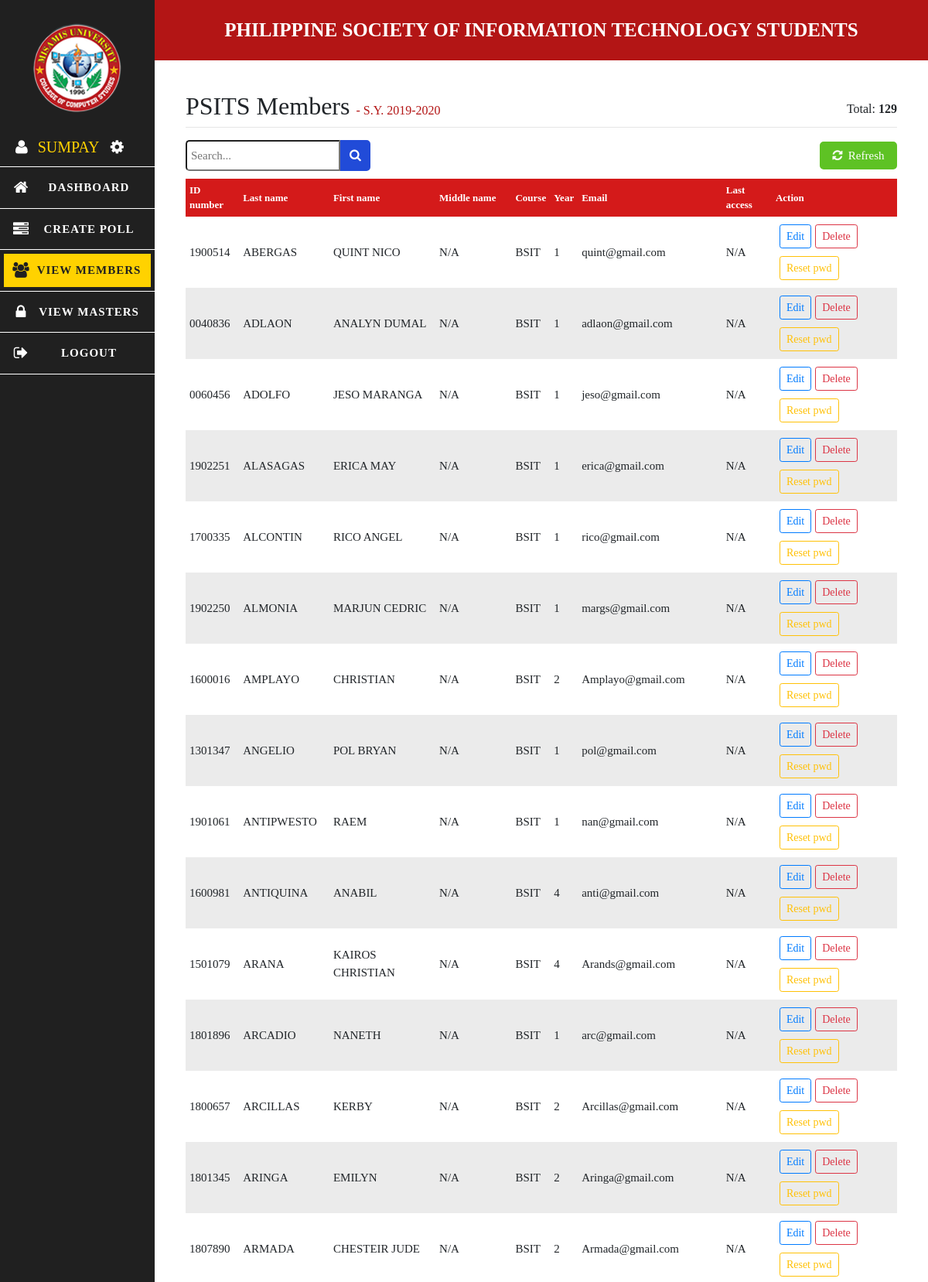
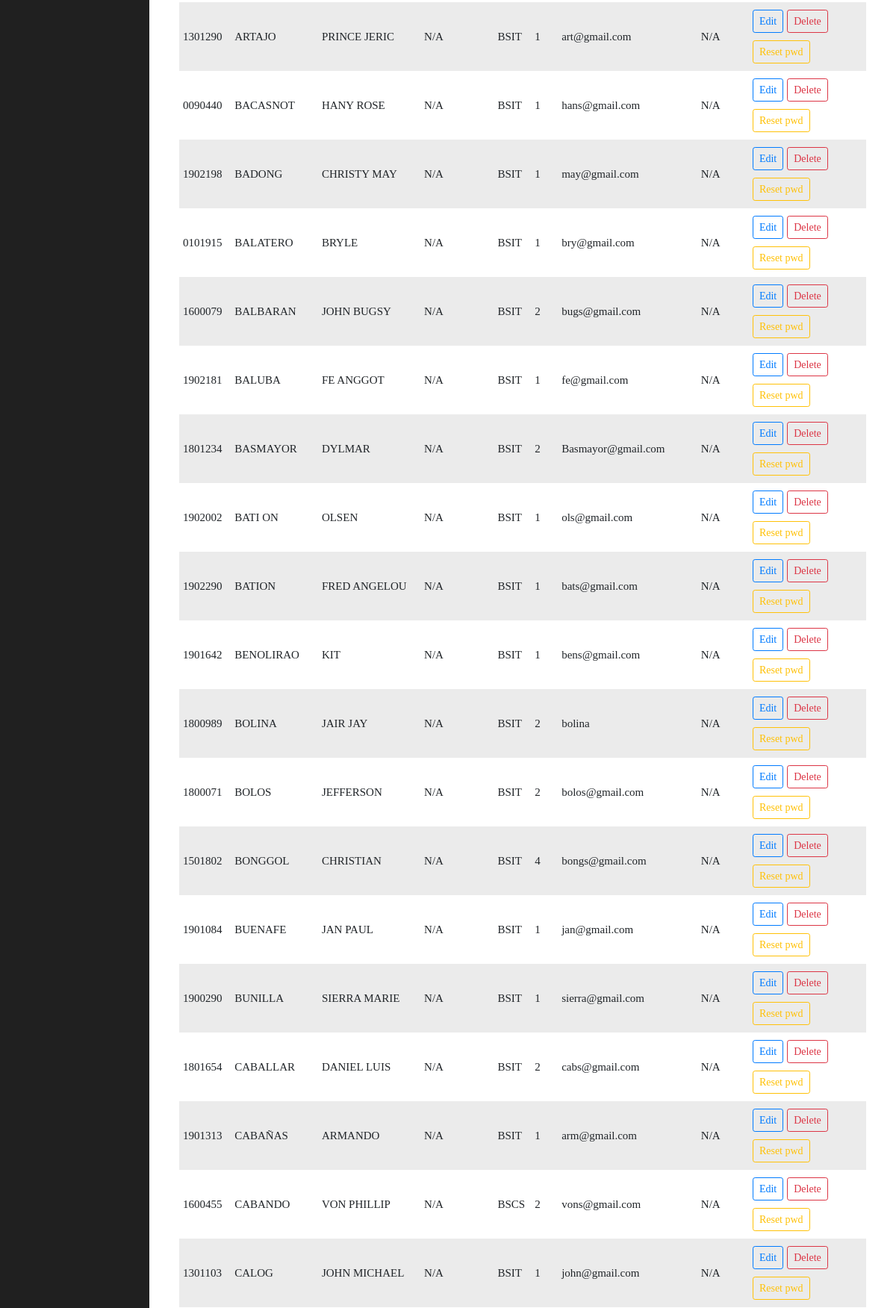
Screenshot of /master/viewmembers.php (signed in, upper part) with the database file from the repository (2 pictures, top to bottom).
### tables this page shows
CREATE TABLE `member` (
  `idnum` varchar(7) NOT NULL,
  `lastname` varchar(30) NOT NULL,
  `firstname` varchar(50) NOT NULL,
  `midname` varchar(30) DEFAULT NULL,
  `course_id` int(1) NOT NULL,
  `year` int(1) NOT NULL,
  `email` varchar(50) NOT NULL,
  `last_access` date DEFAULT NULL,
  `password` varchar(100) DEFAULT NULL
);

CREATE TABLE `course` (
  `id` int(1) NOT NULL,
  `course_name` varchar(4) NOT NULL
);

### master/viewmembers.php (the view, shortened to what this page needs)
<!DOCTYPE html>
<html lang="en">
<head>
    <link rel="stylesheet" href="../css/main.css" />
    <link rel="stylesheet" href="../css/mobile.css" />
    <link rel="stylesheet" href="../css/styles-masters/css-viewmembers.css" />
    <link rel="stylesheet" href="../css/styles-masters/mobile/mob-viewmembers.css" />
    <link rel="stylesheet" href="../css/styles-masters/css-modal.css" />
    <link rel="stylesheet" href="../css/bootstrap.min.css" />
    <link rel="stylesheet" href="../css/font-awesome.css" />
</head>
<body>
    <?php require_once '../includes/master-dashboard.inc.php' ?>
        <div class="content">
            <div class='title'>
                <h2>PSITS Members <small>- S.Y. 2019-2020</small></h2>
                <div class='total'>Total<?php
                        require_once 'PHP/dbh.inc.php';
                        $sql = "SELECT idnum, lastname, firstname, midname, course_name, year, email, last_access FROM member INNER JOIN course ON member.course_id = course.id ORDER BY lastname";
                        $result = mysqli_query($con, $sql) or die("Unable to display data. Error: ".mysqli_error($con));
                        $count = mysqli_num_rows($result);
                        echo ": <b>$count</b>";
                    ?></div>
            </div>
            <hr />
            <div class='topbar'>
                <div class='search-field'>
                    <form action="PHP/master-search.php">
                        <input type="text" name='search-item' id='search-item' placeholder='Search...' <?php
                        ?>/>
                        <button type="submit" name='search'><i class='fa fa-search'></i></button>
                    </form>
                </div>
                <form class='topbar-inner' action='viewmembers.php'>
                    <button type="submit" name='submit' id='f5'><i class='fa fa-refresh'></i> &nbspRefresh</button>
                </form>
            </div>
            <div class="tab">
            <table>
                <tr style='background: #d41a1a !important; color: #fff;'>
                    <th>ID number</th>
                    <th>Last name</th>
                    <th>First name</th>
                    <th>Middle name</th>
                    <th>Course</th>
                    <th>Year</th>
                    <th>Email</th>
                    <th>Last access</th>
                    <th>Action</th>
                </tr>
                <?php
                    while($row = mysqli_fetch_assoc($result)) {
                        echo "<tr>";
                            echo "<td>".$row['idnum']."</td>";
                            echo "<td>".$row['lastname']."</td>";
                            echo "<td>".$row['firstname']."</td>";
                            if(empty($row['midname'])) {
                                echo "<td>N/A</td>";
                            } else {
                                echo "<td>".$row['midname']."</td>";
                            }
                            echo "<td>".$row['course_name']."</td>";
                            echo "<td>".$row['year']."</td>";
                            echo "<td>".$row['email']."</td>";
                            if(empty($row['last_access'])) {
                                echo "<td>N/A</td>";
                            } else {
                                echo "<td>".$row['last_access']."</td>";
                            }
                            echo "<td><a class='btn btn-sm btn-outline-primary table-btn' href='viewmembers.php?editid=".$row['idnum']."'>Edit</a><a class='btn btn-sm btn-outline-danger table-btn' href='PHP/deletemember.php?idnum=".$row['idnum']."'>Delete</a><a class='btn btn-sm btn-outline-warning table-btn' href='PHP/changepass.php?idnum=".$row['idnum']."'>Reset pwd</a></td>";
                        echo "</tr>";
                    }
                ?>
            </table>
            </div>
</body>
</html>

### css/main.css (style rules this page uses)
*, html { padding: 0; margin: auto; font-family: Tahoma; }
body { width: 100%; display: inline-block; scroll-behavior: smooth; }
a { text-decoration: none !important; }
.content { padding: 50px; }

### css/mobile.css (style rules this page uses)
@media only screen and (min-width: 912px) { body { display: grid !important; grid-template-columns: 200px auto; } }

### css/styles-masters/css-viewmembers.css (style rules this page uses)
.content { padding: 20px; }
h2 { font-size: 26px; margin-left: 0; }
h2 small { display: none; }
hr { margin-top: 0 !important; }
h2 small { font-size: 16px; color: #b31515; }
.title { display: grid; grid-template-columns: 1fr; }
.total { margin-right: 0; font-weight: 400; display: none; }
.topbar { display: grid; grid-template-columns: 1fr; }
#f5 { width: 100px; padding: 5px 0; font-size: 15px; cursor: pointer; border: 2px rgb(94, 194, 36) solid; background: rgb(94, 194, 36); color: #fff; border-radius: 5px; transition: .2s ease-in-out; justify-self: center; margin: 15px; }
.search-field { margin-left: 0; }
#search-item { font-size: 15px; padding: 5px; border-top-left-radius: 5px; border-bottom-left-radius: 5px; }
#search-item { width: 200px; }
.search-field form { padding: 0; display: grid; grid-template-columns: 200px auto; }
.search-field form button { padding: 6px 10px; cursor: pointer; border: 2px rgb(33, 75, 216) solid; background: rgb(33, 75, 216); color: #fff; border-top-right-radius: 5px; border-bottom-right-radius: 5px; transition: .2s ease-in-out; }
.tab { overflow: scroll; }
table { width: 100%; margin-top: 10px; font-size: 15px; margin-bottom: 40px; }
table th { font-size: 13px; }
table tr td, table tr th { padding: 5px; text-align: left; }
tr:nth-child(odd) { background: rgb(235, 235, 235); }
.table-btn { font-size: 12px; margin: 5px; margin-right: 0 !important; padding: 5px; }

### rows the page displays
member: idnum "1900514", lastname "ABERGAS", firstname "QUINT NICO", midname "N/A", course.course_name "BSIT", year "1", email "quint@gmail.com"
member: idnum "0040836", lastname "ADLAON", firstname "ANALYN DUMAL", midname "N/A", course.course_name "BSIT", year "1", email "adlaon@gmail.com"
member: idnum "0060456", lastname "ADOLFO", firstname "JESO MARANGA", midname "N/A", course.course_name "BSIT", year "1", email "jeso@gmail.com"
member: idnum "1902251", lastname "ALASAGAS", firstname "ERICA MAY", midname "N/A", course.course_name "BSIT", year "1", email "erica@gmail.com"
member: idnum "1700335", lastname "ALCONTIN", firstname "RICO ANGEL", midname "N/A", course.course_name "BSIT", year "1", email "rico@gmail.com"
member: idnum "1902250", lastname "ALMONIA", firstname "MARJUN CEDRIC", midname "N/A", course.course_name "BSIT", year "1", email "margs@gmail.com"
member: idnum "1600016", lastname "AMPLAYO", firstname "CHRISTIAN", midname "N/A", course.course_name "BSIT", year "2", email "Amplayo@gmail.com"
member: idnum "1301347", lastname "ANGELIO", firstname "POL BRYAN", midname "N/A", course.course_name "BSIT", year "1", email "pol@gmail.com"
member: idnum "1901061", lastname "ANTIPWESTO", firstname "RAEM", midname "N/A", course.course_name "BSIT", year "1", email "nan@gmail.com"
member: idnum "1600981", lastname "ANTIQUINA", firstname "ANABIL", midname "N/A", course.course_name "BSIT", year "4", email "anti@gmail.com"
member: idnum "1501079", lastname "ARANA", firstname "KAIROS CHRISTIAN", midname "N/A", course.course_name "BSIT", year "4", email "Arands@gmail.com"
member: idnum "1801896", lastname "ARCADIO", firstname "NANETH", midname "N/A", course.course_name "BSIT", year "1", email "arc@gmail.com"
member: idnum "1800657", lastname "ARCILLAS", firstname "KERBY", midname "N/A", course.course_name "BSIT", year "2", email "Arcillas@gmail.com"
member: idnum "1801345", lastname "ARINGA", firstname "EMILYN", midname "N/A", course.course_name "BSIT", year "2", email "Aringa@gmail.com"
member: idnum "1807890", lastname "ARMADA", firstname "CHESTEIR JUDE", midname "N/A", course.course_name "BSIT", year "2", email "Armada@gmail.com"
member: idnum "1301290", lastname "ARTAJO", firstname "PRINCE JERIC", midname "N/A", course.course_name "BSIT", year "1", email "art@gmail.com"
member: idnum "0090440", lastname "BACASNOT", firstname "HANY ROSE", midname "N/A", course.course_name "BSIT", year "1", email "hans@gmail.com"
member: idnum "1902198", lastname "BADONG", firstname "CHRISTY MAY", midname "N/A", course.course_name "BSIT", year "1", email "may@gmail.com"
member: idnum "0101915", lastname "BALATERO", firstname "BRYLE", midname "N/A", course.course_name "BSIT", year "1", email "bry@gmail.com"
member: idnum "1600079", lastname "BALBARAN", firstname "JOHN BUGSY", midname "N/A", course.course_name "BSIT", year "2", email "bugs@gmail.com"
member: idnum "1902181", lastname "BALUBA", firstname "FE ANGGOT", midname "N/A", course.course_name "BSIT", year "1", email "fe@gmail.com"
member: idnum "1801234", lastname "BASMAYOR", firstname "DYLMAR", midname "N/A", course.course_name "BSIT", year "2", email "Basmayor@gmail.com"
member: idnum "1902002", lastname "BATI ON", firstname "OLSEN", midname "N/A", course.course_name "BSIT", year "1", email "ols@gmail.com"
member: idnum "1902290", lastname "BATION", firstname "FRED ANGELOU", midname "N/A", course.course_name "BSIT", year "1", email "bats@gmail.com"
member: idnum "1901642", lastname "BENOLIRAO", firstname "KIT", midname "N/A", course.course_name "BSIT", year "1", email "bens@gmail.com"
member: idnum "1800989", lastname "BOLINA", firstname "JAIR JAY", midname "N/A", course.course_name "BSIT", year "2", email "bolina"
member: idnum "1800071", lastname "BOLOS", firstname "JEFFERSON", midname "N/A", course.course_name "BSIT", year "2", email "bolos@gmail.com"
member: idnum "1501802", lastname "BONGGOL", firstname "CHRISTIAN", midname "N/A", course.course_name "BSIT", year "4", email "bongs@gmail.com"
member: idnum "1901084", lastname "BUENAFE", firstname "JAN PAUL", midname "N/A", course.course_name "BSIT", year "1", email "jan@gmail.com"
member: idnum "1900290", lastname "BUNILLA", firstname "SIERRA MARIE", midname "N/A", course.course_name "BSIT", year "1", email "sierra@gmail.com"
member: idnum "1801654", lastname "CABALLAR", firstname "DANIEL LUIS", midname "N/A", course.course_name "BSIT", year "2", email "cabs@gmail.com"
member: idnum "1901313", lastname "CABAÑAS", firstname "ARMANDO", midname "N/A", course.course_name "BSIT", year "1", email "arm@gmail.com"
member: idnum "1600455", lastname "CABANDO", firstname "VON PHILLIP", midname "N/A", course.course_name "BSCS", year "2", email "vons@gmail.com"
member: idnum "1301103", lastname "CALOG", firstname "JOHN MICHAEL", midname "N/A", course.course_name "BSIT", year "1", email "john@gmail.com"

### other values shown
$_SESSION['master-username'] "SUMPAY"
$count "129"
